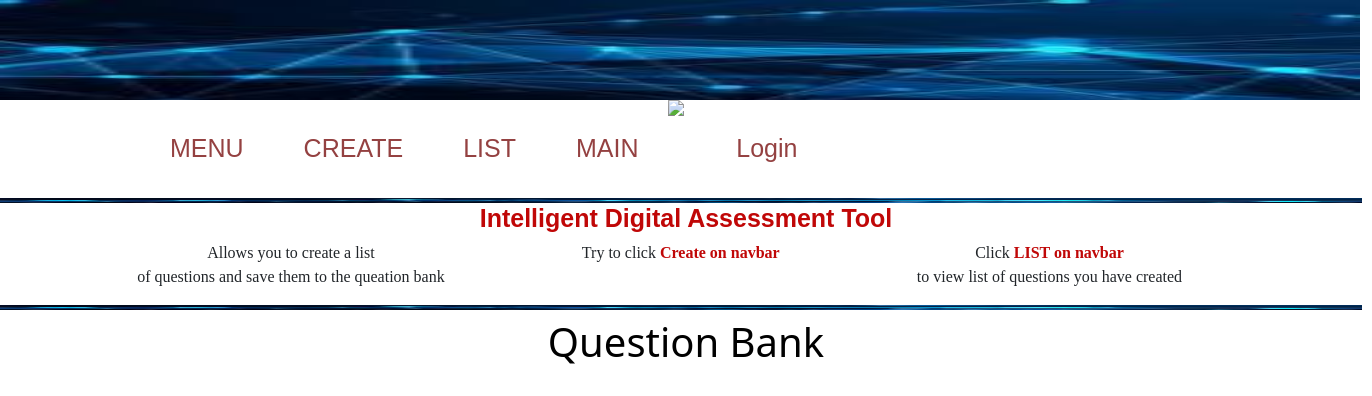
The page /questionbank/list/ on the database as committed earlier.
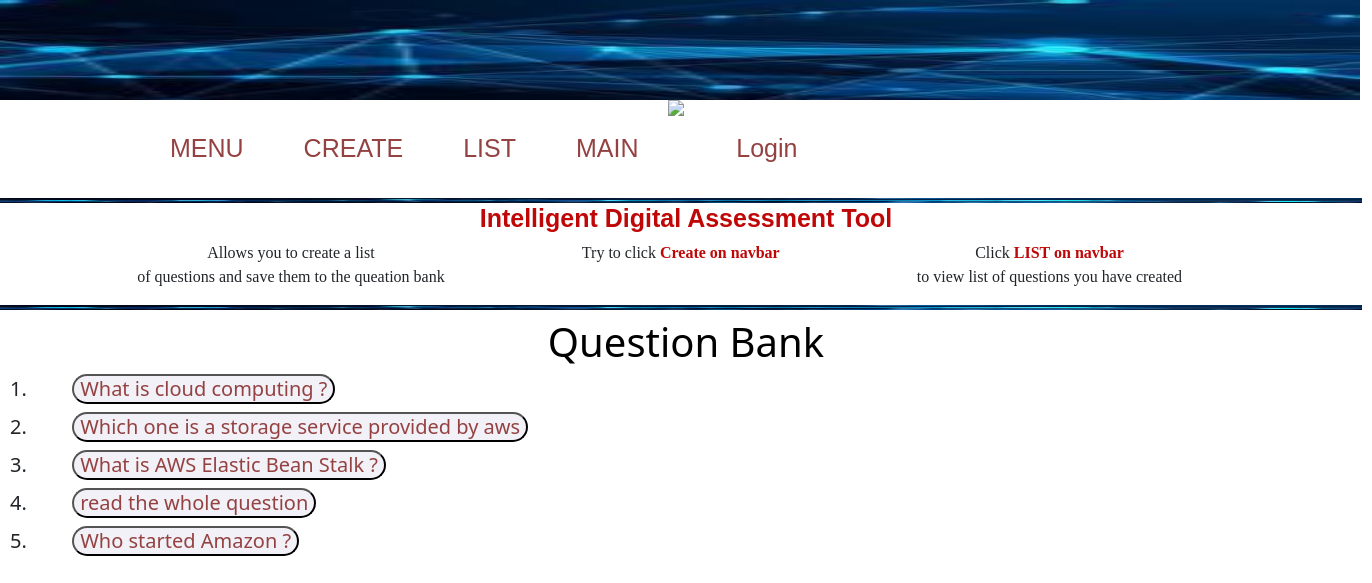
The same page on the database as committed later.
### questionbank/models.py (models this page shows, shortened)
class Question(models.Model):
    questionname = models.CharField(max_length=300)
    id=models.IntegerField(null=False,default=1,primary_key=True)
    a = models.CharField(max_length=150,null=True)
    b = models.CharField(max_length=150,null=True)
    c = models.CharField(max_length=150,null=True)
    d = models.CharField(max_length=150,null=True)
    answer = models.CharField(max_length=1,default='a',null=True)
    def __str__(self):
        return self.questionname

### questionbank/views.py (the view)
# urls.py: path('list/',views.listExams,name='list'),
def list(request):
    questions = Question.objects.all()
    print(questions)
    question_list={'questions':questions}
    return render(request,'questionbank/question_list.html',context=question_list)

### templates/questionbank/question_list.html (shortened to what this page needs)
{% extends 'questionbank/questionbankbase.html' %}
{% load static %}
{% block body_block %}
<link rel='stylesheet'href={% static 'wlx.css'%}>
<h1>Question Bank </h1>
<ol >
  {% for question in questions %}
  <div >
      <h5><li><button class='ques'><a href='{{question.id}}'>{{question.questionname}}</a></button></li></h5>
  </div>
  {% endfor %}
</ol>
{% endblock %}

### templates/questionbank/questionbankbase.html (shortened to what this page needs)
<html>
{% load static %}
<head>
<link rel='stylesheet'href={% static 'nav.css'%}>
<link rel='stylesheet'href={% static 'bs/css/bootstrap.css'%}>
</head>
<body>
  <nav class ='Container'>
      <div class='container'align='center'>
        <div>
          <img class='imag' src={% static 'images/f.jpg'%} alt='img3'/>
        </div>
        <ul class='nav navbar-header'>
          <a class='navbar'href='{% url 'questionbank_app:index'%}'>MENU</a>
          <a class='navbar'href='{% url 'questionbank_app:create' %}'>CREATE </a>
          <a class='navbar'href='{% url 'questionbank_app:list' %}'>LIST </a>
          <a class='navbar'href='{% url 'index'%}'>MAIN</a>
          {% if user.is_authenticated %}<img class='img' src={{user.profile_pic}} alt='404'/>
            <a class='navbar-'href='{% url 'accounts_app:user_logout'%}'>Hello:{{user.username}} Logout</a>
          {% else %}<img src={% static 'images/img1.jpg'%}alt='login'/>
            <a class='navbar-'href='{% url 'accounts_app:user_login'%}'>Login</a>
          {% endif %}
        </ul>
      </div>
    </nav>
    <div>
      <img class='image' src={% static 'images/f.jpg'%} alt='img3'/>
    </div>
    <h3><b class='create'>Intelligent Digital Assessment Tool</b></h3>
<div class='bo'>
<P class='p1'>Allows you to create a list <br> of questions and save them to the queation bank</P>
<P class='p1'>Try to click <b class='create'>Create on navbar</b></P>
<P class='p2'>Click<b class='create'> LIST on navbar</b> <br>to view list of questions you have created</P>
</div>
<div>
  <img class='image' src={% static 'images/f.jpg'%} alt='img3'/>
</div>
<h1>
{% block body_block %}{% endblock %}
</h1>
</body>
</html>

### static/nav.css (style rules this page uses)
.Container { text-align: center; align-items: center; }
.navbar { text-decoration: none; padding: 30px; color: green; font-family: Impact, Haettenschweiler, 'Arial Narrow Bold', sans-serif; font-size: 25px; justify-content: space-around; }
.navbar- { text-decoration: none; padding: 30px; color: red; font-family: Impact, Haettenschweiler, 'Arial Narrow Bold', sans-serif; font-size: 25px; justify-content: space-around; margin-left: 2%; }
.navbar- { animation: animateBg 5s linear infinite; }
a { position: relative; background-image: linear-gradient( to right, #54b3d6, #54b3d6 50%, #fcfafa 50% ); }
a { background-image: linear-gradient( to right, #54b3d6, #54b3d6 50%, #fdfcfc 50% ); background-size: 200% 100%; background-position: -100%; }
a { background-image: linear-gradient( to right, #54b3d6, #54b3d6 50%, #181717 50% ); background-size: 200% 100%; background-position: -100%; -webkit-background-clip: text; -webkit-text-fill-color: transparent; }
a:before { content: ''; background: #54b3d6; display: block; position: absolute; height: 3px; }
a { background-image: linear-gradient( to right, #54b3d6, #54b3d6 50%, #944141 50% ); background-size: 200% 100%; background-position: -100%; -webkit-background-clip: text; -webkit-text-fill-color: transparent; transition: all 0.3s ease-in-out; }
.imag { width: 1362px; height: 100px; margin-left: -13%; }
.image { width: 1362px; height: 5px; }
.p1 { font: large; font-family: Cambria, Cochin, Georgia, Times, 'Times New Roman', serif; margin-left: 10%; }
.p2 { margin-left: 10%; font: 40px; font-family: Cambria, Cochin, Georgia, Times, 'Times New Roman', serif; }
.create { color: rgb(192, 7, 7); font: bold; animation: animateBg 1s linear infinite; }
.bo { text-align: center; display: flex; }

### static/wlx.css (style rules this page uses)
h1 { text-align: center; color: black; }
h3 { color: black; text-align: center; font-size: 25px; font-family: Verdana, Geneva, Tahoma, sans-serif; }
.ques { border-radius: 25px; margin-left: 3%; background-color: rgb(241, 241, 247); }
a { background-color: transparent; }

Rows that differ between the two databases and show on the page:
added Question: questionname "What is cloud computing ?"
added Question: questionname "Which one is a storage service provided by aws"
added Question: questionname "What is AWS Elastic Bean Stalk ?"
added Question: questionname "read the whole question"
added Question: questionname "Who started Amazon ?"
